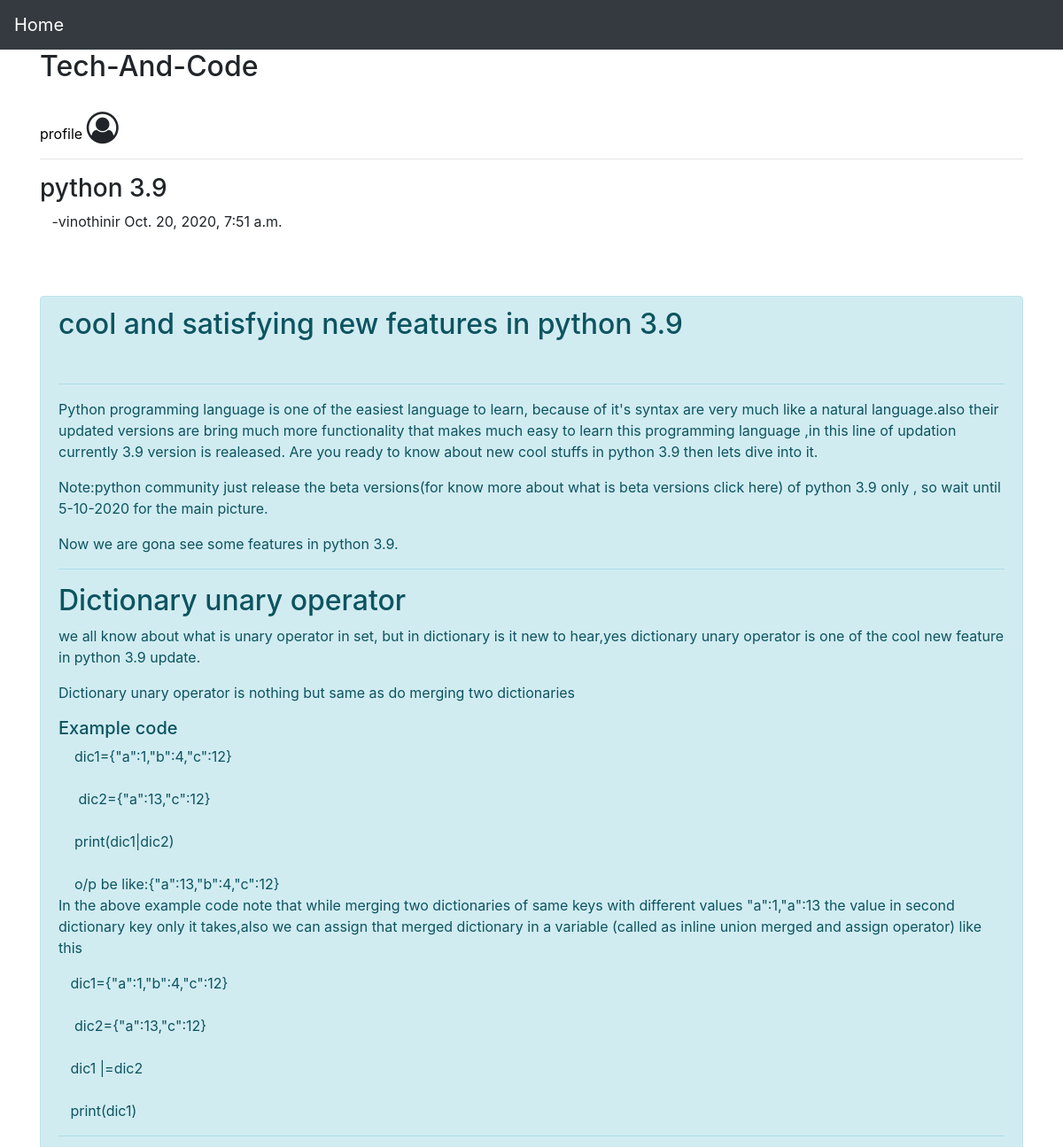
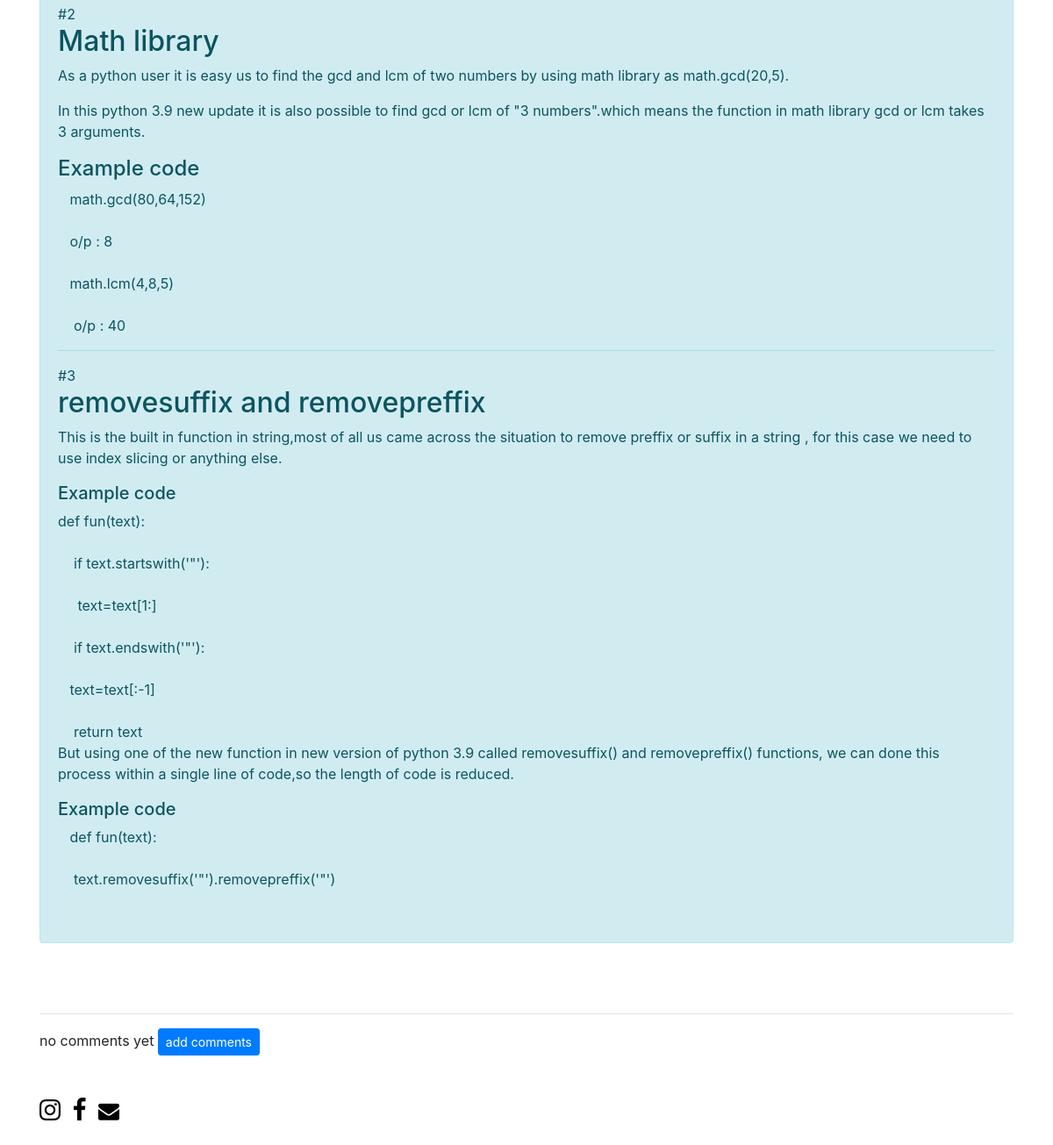
Screenshot of /article/8 with the database file from the repository (2 pictures, top to bottom).
### blogg/models.py (models this page shows, shortened)
class Post(models.Model):
    author = models.ForeignKey(User, on_delete=models.CASCADE,null=True)
    title=models.CharField(max_length=100)
    date=models.DateTimeField(auto_now_add=True)
    content=models.TextField()
    tags=TaggableManager()

### blogg/views.py (the view)
# urls.py: path('article/<int:pk>', details.as_view(),name="detail"),
class details(DetailView):
    model = Post
    template_name = "blogg/detail.html"

### blogg/templates/blogg/detail.html (shortened to what this page needs)
{% extends 'blogg/base.html' %}
{% block content %}
{% load static %}
<link rel="stylesheet" href="https://cdnjs.cloudflare.com/ajax/libs/font-awesome/4.7.0/css/font-awesome.min.css">
<h2>Tech-And-Code</h2><br/>
<a href="{% url 'profileinfo' post.pk %}" style="color:black">profile</a> <i class="fa fa-user-circle-o" style="font-size:36px"></i>
<hr>
<h3>{{ post.title }}</h3>
&nbsp;&nbsp;&nbsp;-{{ post.author }}&nbsp;{{ post.date }}<br/>
<br/>
<br/>
<br/>
<div class="alert alert-info" role="alert" > {{ post.content|safe }}<br/></div><br/>
<br/>
<hr>
    {% if not post.comments.all %}
     no comments yet <a href="{% url 'add_comments' post.pk %}" class="btn btn-primary btn-sm"> add comments</a>
    {% endif %}
<br/>
<br/>
<br/>
<a href="#"><i class="fa fa-instagram" style="font-size:28px;color:black"></i></a>
&nbsp;&nbsp;<a href="#"><i class="fa fa-facebook" style="font-size:28px;color:black"></i></a>
&nbsp;&nbsp;<a href="#"><i class="fa fa-envelope" style="font-size:24px;color:black"></i><br/></a>
<br/>
{% endblock %}

### rows the page displays
Post: title "python 3.9", author "vinothinir", date "Oct. 20, 2020, 7:51 a.m.", content "cool and satisfying new features in python 3.9 Python programming language is one of the easiest language to learn, because of it's syntax are very much like a natural language.also their updated versions are bring much more functionality that makes much easy to learn this programming language ,in this line of updation currently 3.9 version is realeased. Are you ready to know about new cool stuffs in python 3.9 then lets dive into it. Note:python community just release the beta versions(for know more about what is beta versions click here) of python 3.9 only , so wait until 5-10-2020 for the main picture. Now we are gona see some features in python 3.9. Dictionary unary operator we all know…"
